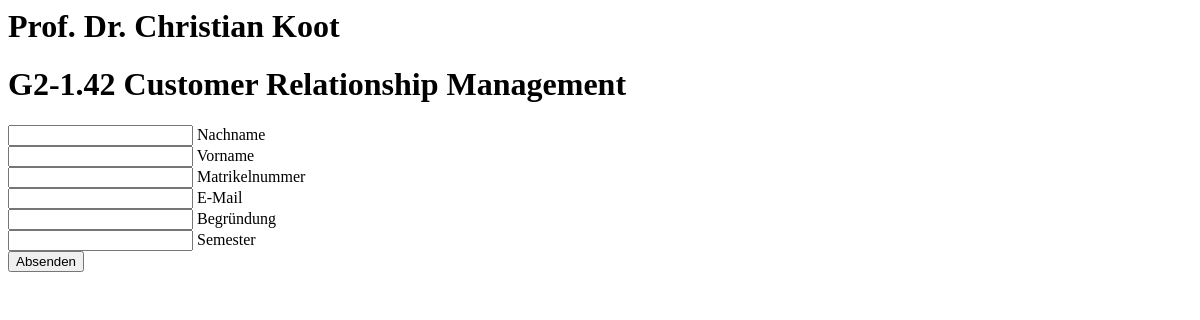
Page /labaccess/1/ on the earlier database version.
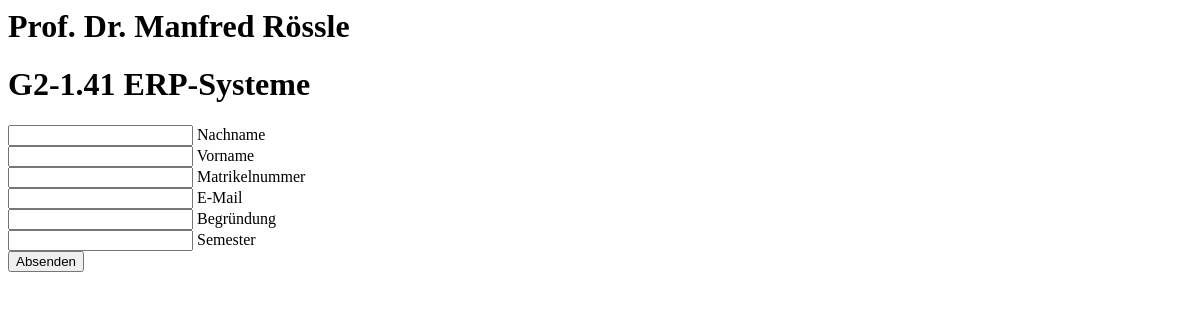
Same page on the later database version.
### labaccess/models.py (models this page shows, shortened)
class Verantwortlicher(models.Model):
    verantwortlicher_text = models.CharField("Nachname", max_length=200)
    firstname_text = models.CharField("Vorname", max_length=200, blank=True)
    titel_text = models.CharField("Titel", max_length=200, blank=True)

class Labor(models.Model):
    verantwortlicher = models.ForeignKey(Verantwortlicher)
    labor_text = models.CharField("Labor", max_length=200)
    laborname = models.CharField("Laborname", max_length=200, blank=True)

### labaccess/views.py (the view)
# urls.py: url(r'^(?P<labor_id>\d+)/$', views.detail, name='detail'),
def detail(request, labor_id):
    lab = get_object_or_404(Labor, pk=labor_id)
    vw = get_object_or_404(Verantwortlicher, pk=lab.verantwortlicher_id)
    return render(request, 'labaccess/detail.html', {'lab': lab, 'vw': vw})

### labaccess/templates/labaccess/detail.html (shortened to what this page needs)
<h1>{{ vw.titel_text }} {{ vw.firstname_text }} {{ vw.verantwortlicher_text }} </h1>
<h1>{{ lab.labor_text }} {{ lab.laborname }}</h1>
<form action="{% url 'anfrage' lab.id %}" method="post">
<input type="text" name="s_lname" id="1" value="" />
<label for="1">Nachname</label><br />
<input type="text" name="s_fname" id="2" value="" />
<label for="2">Vorname</label><br />
<input type="text" name="s_mnr" id="3" value="" />
<label for="3">Matrikelnummer</label><br />
<input type="text" name="s_email" id="4" value="" />
<label for="4">E-Mail</label><br />
<input type="text" name="s_begruendung" id="5" value="" />
<label for="5">Begründung</label><br />
<input type="text" name="s_semester" id="6" value="" />
<label for="6">Semester</label><br />
<input type="submit" value="Absenden" />
</form>

Differences in the rows shown:
changed Verantwortlicher "Prof. Dr.": firstname_text "Christian" → "Manfred"; verantwortlicher_text "Koot" → "Rössle"
changed Labor: labor_text "G2-1.42" → "G2-1.41"; laborname "Customer Relationship Management" → "ERP-Systeme"
